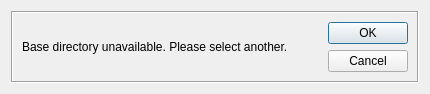
<?xml version="1.0" encoding="UTF-8"?>
<ui version="4.0">
 <class>DirectoryError</class>
 <widget class="QDialog" name="DirectoryError">
  <property name="geometry">
   <rect>
    <x>0</x>
    <y>0</y>
    <width>430</width>
    <height>92</height>
   </rect>
  </property>
  <property name="focusPolicy">
   <enum>Qt::NoFocus</enum>
  </property>
  <property name="windowTitle">
   <string>Directory Error</string>
  </property>
  <layout class="QFormLayout" name="formLayout">
   <item row="0" column="0" colspan="2">
    <widget class="QFrame" name="frame">
     <property name="autoFillBackground">
      <bool>true</bool>
     </property>
     <property name="frameShape">
      <enum>QFrame::Box</enum>
     </property>
     <property name="frameShadow">
      <enum>QFrame::Sunken</enum>
     </property>
     <property name="lineWidth">
      <number>1</number>
     </property>
     <layout class="QGridLayout" name="gridLayout">
      <item row="0" column="0">
       <widget class="QLabel" name="label">
        <property name="text">
         <string>Base directory unavailable. Please select another.</string>
        </property>
       </widget>
      </item>
      <item row="0" column="1">
       <widget class="QDialogButtonBox" name="buttonBox">
        <property name="orientation">
         <enum>Qt::Vertical</enum>
        </property>
        <property name="standardButtons">
         <set>QDialogButtonBox::Cancel|QDialogButtonBox::Ok</set>
        </property>
       </widget>
      </item>
     </layout>
    </widget>
   </item>
  </layout>
 </widget>
 <resources/>
 <connections>
  <connection>
   <sender>buttonBox</sender>
   <signal>accepted()</signal>
   <receiver>DirectoryError</receiver>
   <slot>accept()</slot>
   <hints>
    <hint type="sourcelabel">
     <x>248</x>
     <y>254</y>
    </hint>
    <hint type="destinationlabel">
     <x>157</x>
     <y>274</y>
    </hint>
   </hints>
  </connection>
  <connection>
   <sender>buttonBox</sender>
   <signal>rejected()</signal>
   <receiver>DirectoryError</receiver>
   <slot>reject()</slot>
   <hints>
    <hint type="sourcelabel">
     <x>316</x>
     <y>260</y>
    </hint>
    <hint type="destinationlabel">
     <x>286</x>
     <y>274</y>
    </hint>
   </hints>
  </connection>
 </connections>
</ui>
